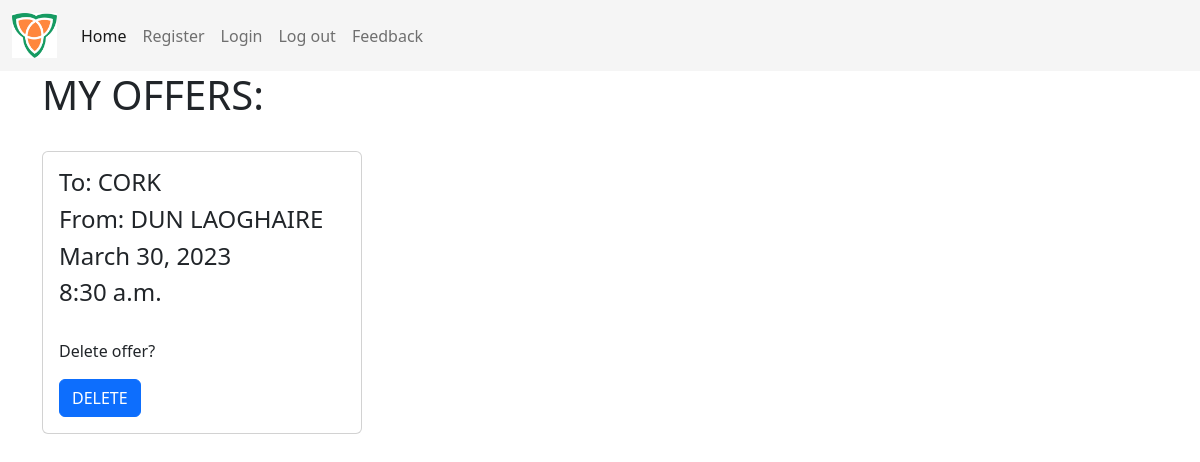
/offers/5, run on the app's committed database.
### carpool/models.py (models this page shows)
class PostOffer(models.Model):
    text_destination = models.CharField(max_length=140, blank=False, null=False)
    text_origin = models.CharField(max_length=140, blank=False, null=False)
    text_date = models.DateField(blank=False, null=False)
    text_time = models.TimeField(blank=False, null=False)
    user = models.ForeignKey(User, on_delete=models.CASCADE)

### carpool/views.py (the view)
# urls.py: path('offers/<int:pk>', SeeOffers.as_view(), name='offers'),          # url to see the created offers  #}
class SeeOffers(ListView):
    model = PostOffer
    template_name = 'my_offers.html'
    context_object_name = 'post_offer_list'
    def get_queryset(self):  # returns list of published requests
        post_offer_list = PostOffer.objects.filter(user_id=self.kwargs["pk"])
        return post_offer_list

### templates/my_offers.html (shortened to what this page needs)
{% extends "base.html" %}
{% block content %}
     <h1> MY OFFERS:</h1>
    <br>
    <div class="card" style="width: 20rem;">
      <div class="card-body">
         {% if post_offer_list %}
           {% for postOffers in post_offer_list %}
                 <h4>To: {{ postOffers.text_destination }}</h4>
                 <h4>From: {{ postOffers.text_origin }}</h4>
                 <h4>{{ postOffers.text_date }}</h4>
                 <H4>{{ postOffers.text_time }}</H4>
                  <br>
           {% endfor %}
             <p class="card-text">Delete offer?</p>
        <div>
        <a href="{% url 'carpool:deleteOffers' user.id %}" role="button"  class="btn btn-primary" > DELETE </a>
        </div>
         {% endif %}
     </div>
    </div>
{% endblock %}

### data on the page
PostOffer: text_destination "CORK", text_origin "DUN LAOGHAIRE", text_date "March 30, 2023", text_time "8:30 a.m."
